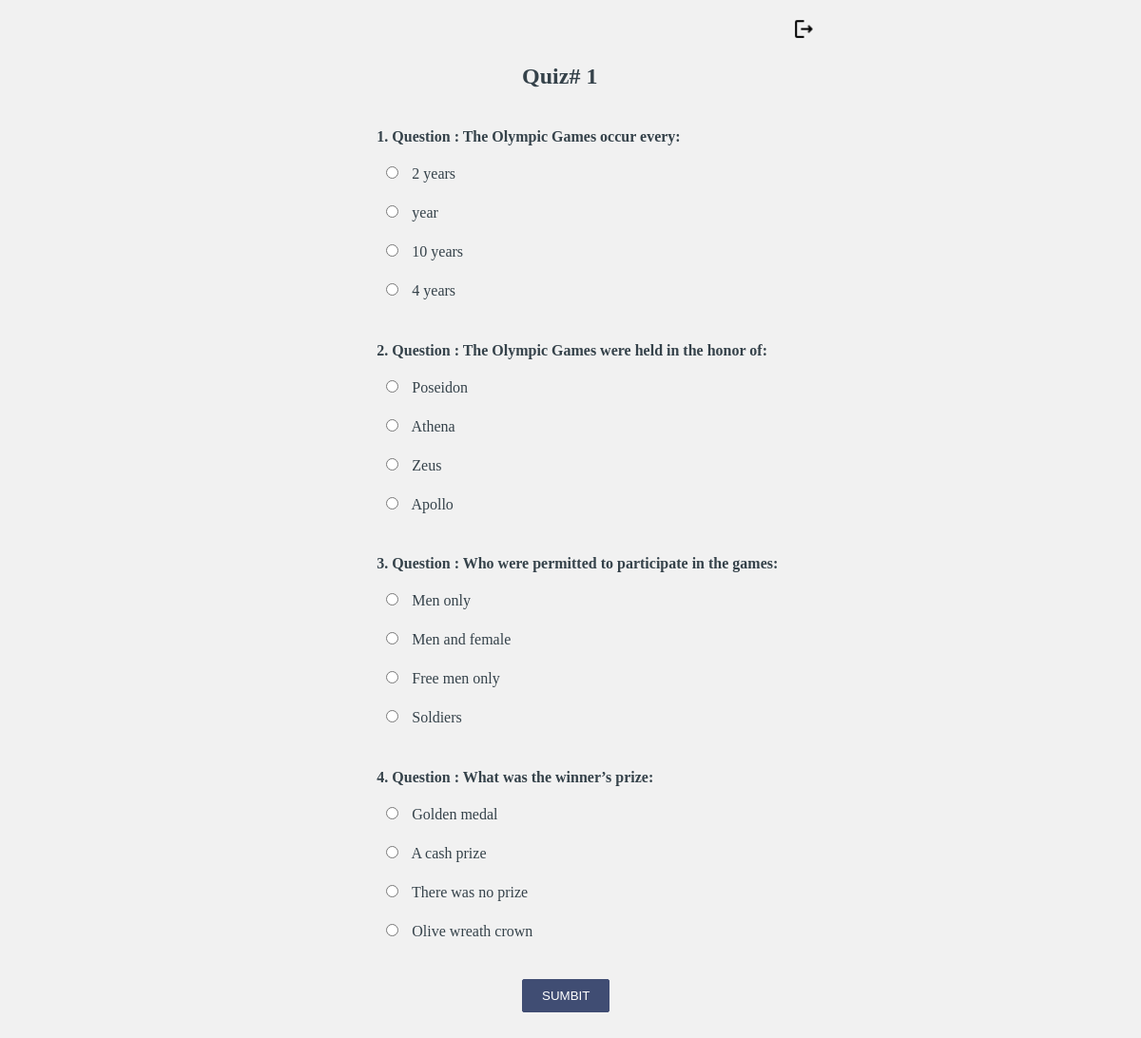
The page /quiz.php?lesson_id=1 (signed in) on the database its author committed.
### tables this page shows
CREATE TABLE `questions` (
  `id` int(4) NOT NULL,
  `lesson_id` int(4) NOT NULL,
  `question` text NOT NULL
);

CREATE TABLE `answers` (
  `id` int(4) NOT NULL,
  `question_id` int(4) NOT NULL,
  `options` varchar(200) NOT NULL,
  `correct` int(2) NOT NULL
);

### quiz.php (the view, shortened to what this page needs)
<?php
include_once "config.php";
?>
<!DOCTYPE html>
<head>
    <link rel="stylesheet" href="style.css">
</head>
<body>
<a class="logout" href="logout.php">
<img id = "logout_quiz"src='./gifs/outline_logout_black_24dp.png'>
</a>
<?php
        if($_SERVER['REQUEST_METHOD'] == 'GET'){
            $lesson_id = $_GET['lesson_id'];
            $sql= "SELECT * FROM questions WHERE lesson_id = $lesson_id";
            $result = $conn->query($sql);
            $ListofQuestions = [];
            while($row = mysqli_fetch_assoc($result))
            {
                $ListofQuestions[] = $row;
            }
            $counter = 0;
?>
            <form action = score.php method = "POST">
            <div class = "Qcontent">
            <div class ="content"><?php echo "<h2>Quiz# $lesson_id </h2>"; ?></div>
            <?php  foreach($ListofQuestions as $question): ?>
                        <h4><?php echo ++$counter; ?>. Question : <?php echo $question['question']; ?></h4>
                        <?php
                            $que= $question['id'];
                            $sql= "SELECT * FROM answers WHERE question_id = $que";
                            $result = $conn->query($sql);
                            $ListofAnswers = [];
                            while($row = mysqli_fetch_assoc($result))
                            {
                                $ListofAnswers[] = $row;
                            }
                        ?>
                        <?php  foreach($ListofAnswers as $answer): ?>
                                    <label>
                                    <input type="radio" name="question[<?php echo $question['id']; ?>]" value="<?php echo $answer['id']; ?>" required="required">
                                     <?php echo $answer['options']; ?></label><br>
                        <?php endforeach; ?>
              <?php endforeach; ?>
                <br><div class="content"><input type="submit" value="Sumbit" class="submit"></div>
                        </div>
            </form>
<?php } ?>
</body>
</html>

### style.css (style rules this page uses)
* { box-sizing: border-box; }
body { font-family: "Times New Roman", Times, serif; padding: 10px; background: #f1f1f1; color: #35424A; }
form label { display: block; margin-bottom: 5px; width: 40%; text-align: left; }
form { margin-left: 15%; margin-right:15%; width: 70%; display: inline-block; margin-bottom: 20px; }
form input[type="submit"] { text-transform: uppercase; padding: 2px 20px; border-radius: 2px; cursor: pointer; }
.submit { background-color: #404d73; color: #fff; min-height: 35px; border: none; border: 1px solid #404d73; border-radius: 100px; text-transform: uppercase; padding: 2px 20px; cursor: pointer; display: inline-block; line-height: 1.9em; text-decoration: none; }
input[type=radio], input.radio { margin: 0 10px 0 10px; }
img { width: 200px; height: 200px; }
a:link { color : #455E89; }
.content { text-align-last: auto; overflow: hidden; text-align: left; width: 55%; margin-left: 25%; }
.Qcontent { text-align-last: auto; overflow: hidden; text-align: left; width: 75%; margin-left: 25%; }
.logout { text-align: justify; text-justify: inherit; text-align: center; width: 50%; margin-left: 70%; }
#logout_quiz { width: 25px; height:25px; }

### rows shown on the page
questions: question "The Olympic Games occur every:"
answers: options "2 years"
answers: options "year"
answers: options "10 years"
answers: options "4 years"
questions: question "The Olympic Games were held in the honor of:"
answers: options "Poseidon"
answers: options "Athena"
answers: options "Zeus"
answers: options "Apollo"
questions: question "Who were permitted to participate in the games:"
answers: options "Men only"
answers: options "Men and female"
answers: options "Free men only"
answers: options "Soldiers"
questions: question "What was the winner’s prize:"
answers: options "Golden medal"
answers: options "A cash prize"
answers: options "There was no prize"
answers: options "Olive wreath crown"

### other values the page prints
$lesson_id "1"
